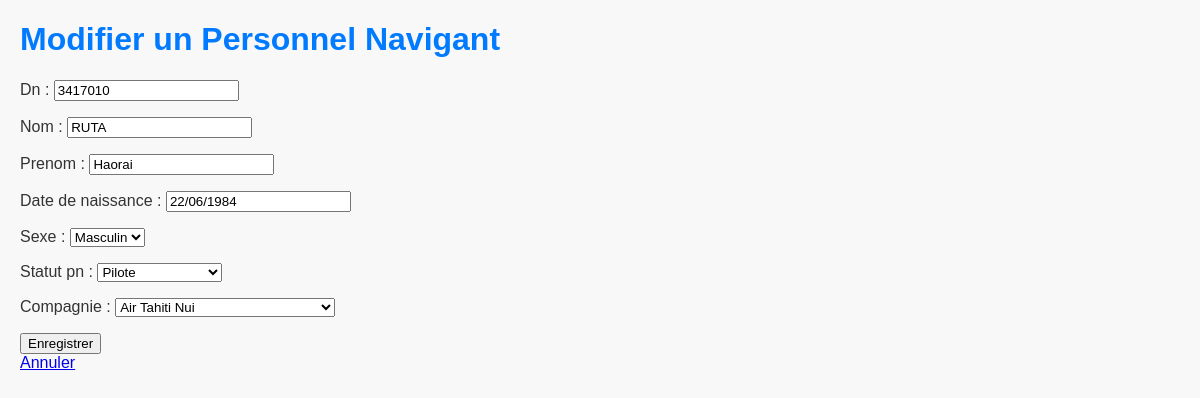
Page /personnels/3417010/edit/ on the committed database.
### expertise/models.py (models this page shows, shortened)
class PersonnelNavigant(models.Model):
    dn = models.CharField(
        max_length=7,
        unique=True,
        validators=[
            RegexValidator(
                regex=r'^\d{7}$',
                message="Attention Christian, le dn doit contenir exactement 7 chiffres, et aucun autre symbole, ou lettre.",
                code='invalid_dn'
            )
        ]
    )
    nom = models.CharField(max_length=100)
    prenom = models.CharField(max_length=100)
    compagnie = models.ForeignKey(CompagnieAerienne, on_delete=models.CASCADE, related_name='personnels')
    date_de_naissance = models.DateField(null=True, blank=True)
    sexe = models.CharField(max_length=10, choices=[('M', 'Masculin'), ('F', 'Féminin')], null=True, blank=True)
    statut_pn = models.CharField(max_length=100, choices=[('Pilote', 'Pilote'), ('PNC', 'PNC'), ('Controleur aérien', 'Contrôleur aérien'), ('Para Pro', 'Para Pro')], null=True, blank=True)

class CompagnieAerienne(models.Model):
    iata = models.CharField(max_length=3, unique=True)
    nom = models.CharField(max_length=100)
    def __str__(self):
        return self.nom

### expertise/views.py (the view)
# urls.py: path('personnels/<str:dn>/edit/', PersonnelUpdateView.as_view(), name='personnel_edit'),
class PersonnelUpdateView(UpdateView):
    model = PersonnelNavigant
    fields = ['dn', 'nom', 'prenom', 'date_de_naissance', 'sexe', 'statut_pn', 'compagnie']
    template_name = 'expertise/personnel_form.html'
    slug_field = 'dn'
    slug_url_kwarg = 'dn'
    success_url = reverse_lazy('personnel_list')

### expertise/templates/expertise/personnel_form.html (shortened to what this page needs)
<!DOCTYPE html>
<html lang="fr">
<head>
</head>
<body>
    <h1>{% if object %}Modifier{% else %}Ajouter{% endif %} un Personnel Navigant</h1>
    <form method="post">
        {{ form.as_p }}
        <button type="submit">Enregistrer</button>
    </form>
    <a href="{% url 'personnel_list' %}">Annuler</a>
</body>
</html>

### expertise/templates/expertise/personnel_form.html (style rules this page uses)
body { font-family: Arial, sans-serif; margin: 20px; background-color: #f8f8f8; color: #333; }
h1 { color: #007bff; }

### rows in the picture
PersonnelNavigant: dn "3417010", nom "RUTA", prenom "Haorai", date_de_naissance "22/06/1984", sexe "Masculin", statut_pn "Pilote", compagnie "Air Tahiti Nui"
